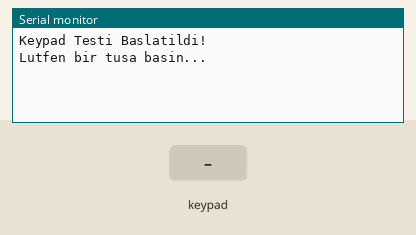
Recording of a sketch running on a simulated Arduino Uno, built with avr-gcc and run on an emulated ATmega328P. On the bench: the last lines printed to the serial monitor. Inputs (shaded band) come from the test bench.

Above: at 1.2 s.
1.3 s: key '1' pressed
At 2.1 s:
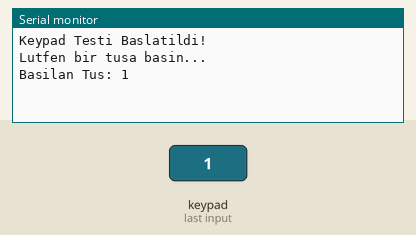
2.8 s: keypad keys 1 3 1 2 1 1 1 0 # pressed 0.4 s apart
At 7.0 s:
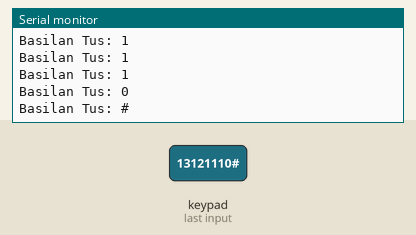
7.9 s: key '*' pressed
At 8.5 s:
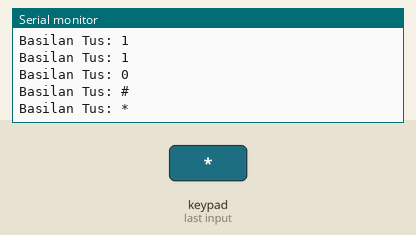
9.4 s: keypad keys 9 8 7 pressed 0.4 s apart
At 11.3 s:
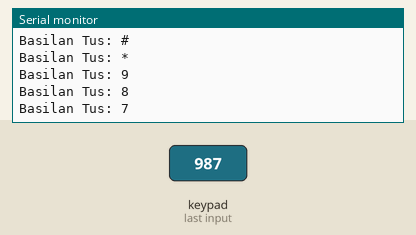
Timing chart, 0 to 12.8 s (numbered marks = the images above; inputs shaded):
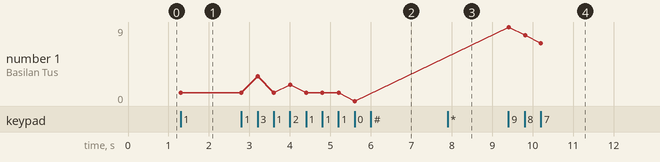

The sketch:

keypad.ino
```cpp
#include <Keypad.h>

const byte ROWS = 4;
const byte COLS = 3;


char hexaKeys[ROWS][COLS] = {
  {'1','2','3'},
  {'4','5','6'},
  {'7','8','9'},
  {'*','0','#'}
};


byte rowPins[ROWS] = {13, 12, 11, 10};


byte colPins[COLS] = {9, 8, 7};

Keypad customKeypad = Keypad( makeKeymap(hexaKeys), rowPins, colPins, ROWS, COLS);

void setup() {
  Serial.begin(9600);
  Serial.println("Keypad Testi Baslatildi!");
  Serial.println("Lutfen bir tusa basin...");
}

void loop() {
  char customKey = customKeypad.getKey(); // Basılan tuşu oku

  if (customKey) {
    Serial.print("Basilan Tus: ");
    Serial.println(customKey);
  }
}
```

Measured:
- after the input at 1.3 s, the serial monitor: prints a new line at once (image 1)
- after the input at 2.8 s, the serial monitor: prints a new line after 0.40 s (image 2)
- after the input at 7.9 s, the serial monitor: prints a new line at once (image 3)
- after the input at 9.4 s, the serial monitor: prints a new line at once (image 4)
- plotted number 1: 1 → 0 after the input at 2.8 s, 0 → 7 after the input at 9.4 s
